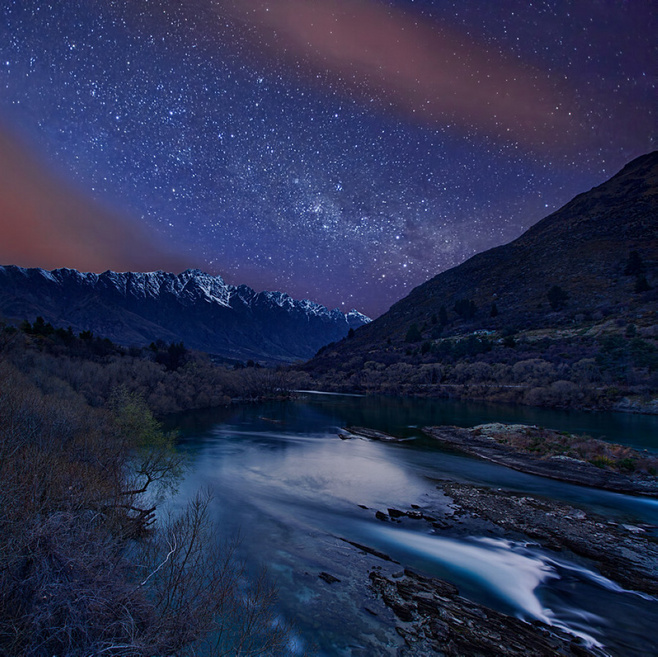
//> input picture 作业2/zy2/zy2/1.jpg, 658 x 657 px
$ ./zy2   (built with g++ and OpenCV 4)
//> lines starting //> are read from the running program, lines starting //| are printed output that depends on the picture; after the words box and inside, x2 and y2 are one past the last pixel; in counts of white or black regions, pixels touching at a corner belong together
#include "opencv2/highgui/highgui.hpp"
#include "opencv2/imgproc/imgproc.hpp"

using namespace cv;

int main( )
{
	Mat image_raw;
	Mat image_linear;
	Mat image_nonlinear;
	Mat image_Equalization;

	image_raw = imread( "1.jpg", IMREAD_GRAYSCALE);
//> image_raw: 657 rows x 658 cols, CV_8UC1; min 0, max 255, mean 50.3
	resize(image_raw, image_raw, Size(256, 256) );
//> image_raw: 256 rows x 256 cols, CV_8UC1
	if(image_raw.empty() ) { printf("读取图片错误，请确定目录下是否有imread函数指定图片存在~！ \n"); return false; }


	Mat imag_compare = Mat::zeros(image_raw.rows * 3, image_raw.cols * 2, CV_8UC1);
	Mat imag_compare_Equa = Mat::zeros(image_raw.rows * 2, image_raw.cols * 2, CV_8UC1);


	// 线性操作 image_linear(i,j) = a*image_raw(i,j) + b
	double a = 3;
	double b = 30;

	image_linear = Mat::zeros( image_raw.rows, image_raw.cols, CV_8UC1);
	for (int y = 0; y < image_raw.rows; y++)
	{
		for (int x = 0; x < image_raw.cols; x++)
		{
			int temp = saturate_cast<uchar>( a*(image_raw.at<uchar>(y, x)) + b);
			if (temp > 255)
				image_linear.at<uchar>(y, x) = 255;
			else if( temp < 0 )
				image_linear.at<uchar>(y, x) = 0;
			else
				image_linear.at<uchar>(y, x) = temp;
		}
	}
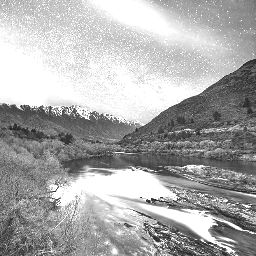
//> image_linear: 256 rows x 256 cols, CV_8UC1; min 30, max 255, mean 170.8

	line(imag_compare(Rect(image_raw.cols, 0, image_raw.cols, image_raw.rows)), Point(0, image_raw.rows-1), Point(image_raw.cols-1, 0), Scalar(255, 0, 0));
//> imag_compare: 768 rows x 512 cols, CV_8UC1; 0.07% white in thin lines or dots, all inside (x1, y1, x2, y2) = (256, 0, 512, 256)
	double x0 = 0;
	double y0 = a*x0 + b;
	y0 = image_raw.rows - 1 - y0;
//> y0 = 225
	double y1 = image_raw.rows - 1;
//> y1 = 255
	double x1 = (y1 - b) / a;
//> x1 = 75
	y1 = image_raw.rows - 1 - y1;
//> y1 = 0
	line(imag_compare(Rect(image_raw.cols, image_raw.rows, image_raw.cols, image_raw.rows)), Point(x0, y0), Point(x1, y1), Scalar(255, 0, 0));
//> imag_compare: 768 rows x 512 cols, CV_8UC1; 0.12% white in thin lines or dots, all inside (x1, y1, x2, y2) = (256, 0, 512, 482)


	// 非线性操作 image_nonlinear(i,j) = aa*image_raw(i,j)*image_raw(i,j) + bb*image_raw(i,j) + cc
	double aa = 0.01;
	double bb = 0.2;
	double cc = 10;
	image_nonlinear = Mat::zeros(image_raw.rows, image_raw.cols, CV_8UC1);
	for (int y = 0; y < image_raw.rows; y++)
	{
		for (int x = 0; x < image_raw.cols; x++)
		{
			int temp = saturate_cast<uchar>(aa*(image_raw.at<uchar>(y, x))*(image_raw.at<uchar>(y, x))
				+ bb*(image_raw.at<uchar>(y, x))
				+ cc );
			if (temp > 255)
				image_nonlinear.at<uchar>(y, x) = 255;
			else if (temp < 0)
				image_nonlinear.at<uchar>(y, x) = 0;
			else
				image_nonlinear.at<uchar>(y, x) = temp;
		}
	}
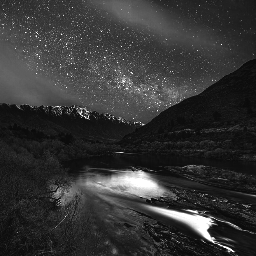
//> image_nonlinear: 256 rows x 256 cols, CV_8UC1; min 10, max 255, mean 52.7
	for (int i=0;i<image_raw.cols*10;i++)
	{
		double x = i / 10.0;
		double y = aa*x*x + bb*x + cc;
		y = image_raw.rows - 1 - y;
		circle(imag_compare(Rect(image_raw.cols, image_raw.rows*2, image_raw.cols, image_raw.rows)), Point(x, y), 0, cv::Scalar(255, 0, 0), 1, 8, 0);

	}
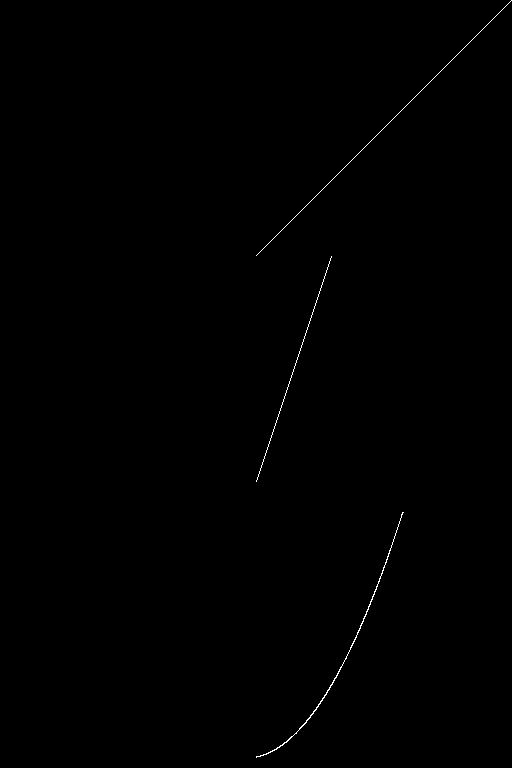
//> imag_compare: 768 rows x 512 cols, CV_8UC1; 0.22% white in thin lines or dots, all inside (x1, y1, x2, y2) = (256, 0, 512, 758)

	// 直方图均衡化
	equalizeHist(image_raw, image_Equalization);
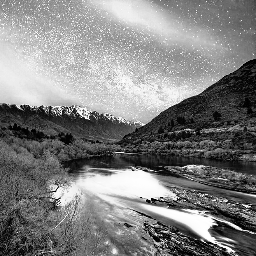
//> image_Equalization: 256 rows x 256 cols, CV_8UC1; min 0, max 255, mean 128.9

	int channels = 0;
	MatND dstHist;
	MatND dstHist2;
	int histSize[] = { 256 };       //如果写成int histSize = 256;调用计算直方图的函数的时，该变量需写成&histSize
	float midRanges[] = { 0, 256 };
	const float *ranges[] = { midRanges };
	calcHist(&image_raw, 1, &channels, Mat(), dstHist, 1, histSize, ranges, true, false);
//> dstHist = 256 values, max 1156 at index 20, min 0 at index 179, mean 256
	calcHist(&image_Equalization, 1, &channels, Mat(), dstHist2, 1, histSize, ranges, true, false);
//> dstHist2 = 256 values, max 1156 at index 38, min 0 at index 7, mean 256

	//绘制直方图,首先先创建一个黑底的图像，为了可以显示彩色，所以该绘制图像是一个8位的3通道图像
	Mat hist = Mat::zeros(Size(256, 256), CV_8UC1);
	Mat hist2 = Mat::zeros(Size(256, 256), CV_8UC1);
	//任何一个图像的某个像素的总个数有可能会很多，甚至超出所定义的图像的尺寸，
	//所以需要先对个数进行范围的限制，用minMaxLoc函数来得到计算直方图后的像素的最大个数
	double g_dHistMaxValue, g_dHistMaxValue2;
	minMaxLoc(dstHist, 0, &g_dHistMaxValue, 0, 0);
//> g_dHistMaxValue = 1156
	minMaxLoc(dstHist2, 0, &g_dHistMaxValue2, 0, 0);
//> g_dHistMaxValue2 = 1156
	//将像素的个数整合到图像的最大范围内
	for (int i = 0; i < 256; i++)
	{
		int value = cvRound(dstHist.at<float>(i) * 256 * 0.9 / g_dHistMaxValue);
		int value2 = cvRound(dstHist2.at<float>(i) * 256 * 0.9 / g_dHistMaxValue2);

		line(hist, Point(i, hist.rows - 1), Point(i, hist.rows - 1 - value), Scalar(255));
		line(hist2, Point(i, hist2.rows - 1), Point(i, hist2.rows - 1 - value2), Scalar(255));

	}
//> this loop made 256 passes
//> (value, value2) on passes 1 to 3: (1, 21), (3, 44), (5, 30)
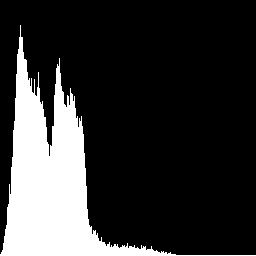
//> hist: 256 rows x 256 cols, CV_8UC1; 20.3% white; 1 white region, box (x1, y1, x2, y2) and area: (0, 25, 256, 256) 13316
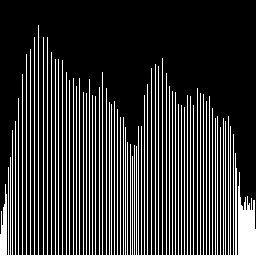
//> hist2: 256 rows x 256 cols, CV_8UC1; 20.3% white in thin lines or dots
	/*imshow("hist", hist);
	imshow("hist2", hist2);*/


	// 显示结果
	image_raw.copyTo(imag_compare(Rect(0, 0, image_raw.cols, image_raw.rows)));
	image_linear.copyTo(imag_compare(Rect(0, image_linear.rows, image_linear.cols, image_linear.rows)));
	image_nonlinear.copyTo(imag_compare(Rect(0, image_nonlinear.rows*2, image_nonlinear.cols, image_nonlinear.rows)));


	image_raw.copyTo(imag_compare_Equa(Rect(0, 0, image_raw.cols, image_raw.rows)));
	image_Equalization.copyTo(imag_compare_Equa(Rect(0, image_raw.rows, image_raw.cols, image_raw.rows)));
	hist.copyTo(imag_compare_Equa(Rect(image_raw.cols, 0, image_raw.cols, image_raw.rows)));
	hist2.copyTo(imag_compare_Equa(Rect(image_raw.cols, image_raw.rows, image_raw.cols, image_raw.rows)));
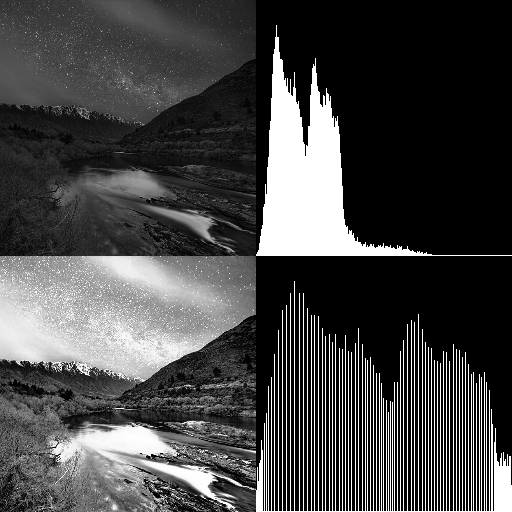
//> imag_compare_Equa: 512 rows x 512 cols, CV_8UC1; min 0, max 255, mean 70.7

	// [4 lines of commented-out code are left out]
	imshow("imag_compare", imag_compare);
	imshow("imag_compare_Equa", imag_compare_Equa);


	vector<int> compression_params;
	compression_params.push_back(CV_IMWRITE_JPEG_QUALITY);  //选择jpeg
	compression_params.push_back(100); //图片质量
	imwrite("imag_compare.jpg", imag_compare);
	imwrite("imag_compare_Equa.jpg", imag_compare_Equa, compression_params);
	waitKey(0);
	return 0;

}
